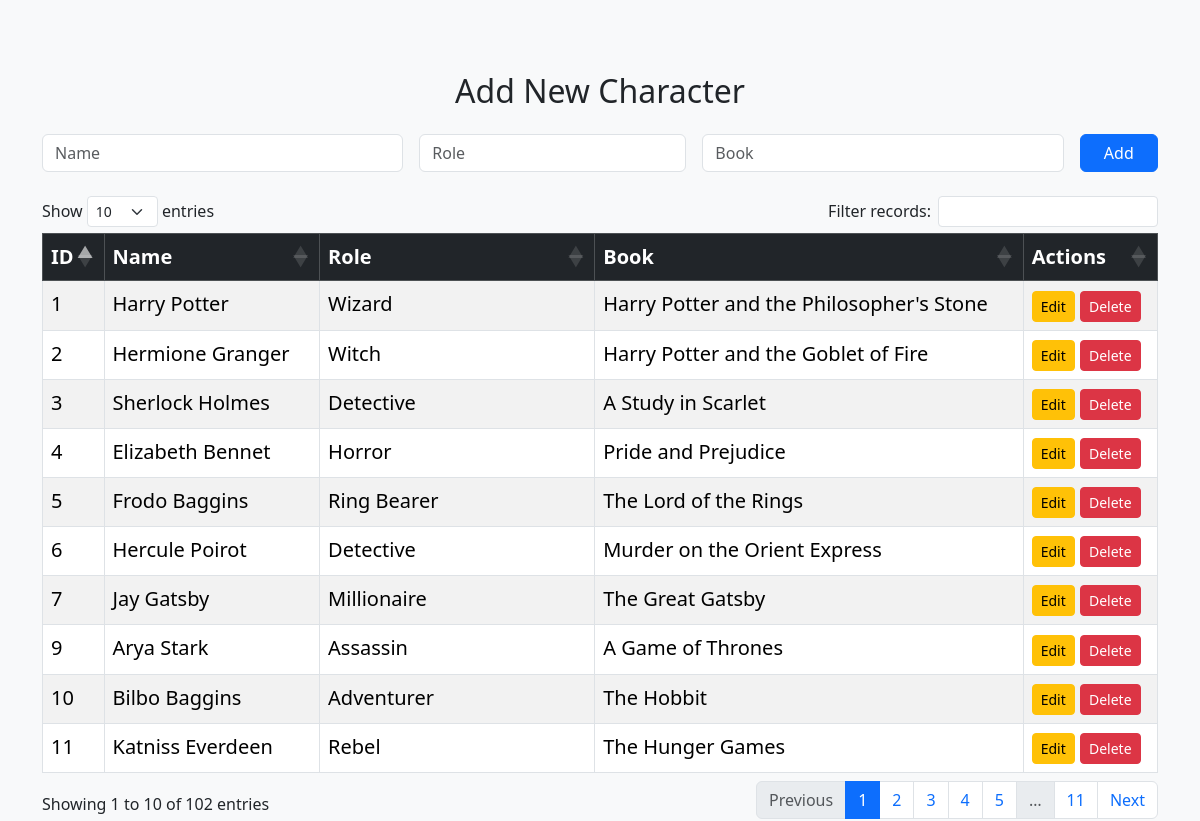
The page / on the database its author committed.
### tables this page shows
CREATE TABLE `book_characters` (
  `id` int(11) NOT NULL,
  `name` varchar(100) DEFAULT NULL,
  `role` varchar(100) DEFAULT NULL,
  `book` varchar(255) DEFAULT NULL
);

### index.php (the view, shortened to what this page needs)
<?php
$conn = new mysqli("localhost", "root", "", "character_db");
$editMode = false;
$result = $conn->query("SELECT * FROM book_characters");
?>
<!DOCTYPE html>
<html lang = "en">
<head>
    <link href="https://cdn.jsdelivr.net/npm/bootstrap@5.3.3/dist/css/bootstrap.min.css" rel="stylesheet">
    <link rel="stylesheet" href="https://cdn.datatables.net/1.13.6/css/dataTables.bootstrap5.min.css">
</head>
<body class="bg-light">
<div class="container mt-5">
<h2 class="text-center mb-4"><?= $editMode ? "Edit Character" : "Add New Character" ?></h2>
<form method = "POST" class="mb-4">
<div class="row g-3">
<div class="col-md-4">
<input type="text" name="name" class="form-control" placeholder="Name" required value="<?= $editMode ? $editData['name'] : '' ?>">
</div>
<div class="col-md-3">
<input type="text" name="role" class="form-control" placeholder="Role" required value="<?= $editMode ?  $editData['role'] : '' ?>">
</div>
<div class="col-md-4">
<input type="text" name="book" class="form-control" placeholder="Book" required value="<?= $editMode ?  $editData['book'] : '' ?>">
</div>
<div class="col-md-1 d-grid">
<button type="submit" name="<?= $editMode ? 'update' : 'add' ?>" class="btn btn-<?= $editMode ? 'warning' : 'primary' ?>">
<?= $editMode ? 'Update' : 'Add' ?>
</button>
</div>
</div>
</form>
<div class="table-responsive">
<table id="characterTable" class="table table-striped table-bordered fs-5">
<thead class="table-dark">
<tr>
<th>ID</th>
<th>Name</th>
<th>Role</th>
<th>Book</th>
<th>Actions</th>
</tr>
</thead>
<tbody>
<?php while($row= $result->fetch_assoc()): ?>
<tr>
<td><?= htmlspecialchars($row['id']) ?></td>
<td><?= htmlspecialchars($row['name']) ?></td>
<td><?= htmlspecialchars($row['role']) ?></td>
<td><?= htmlspecialchars($row['book']) ?></td>
<td>
<a href ="index.php?edit=<?= $row['id'] ?>" class="btn btn-sm btn-warning">Edit</a>
<a href ="index.php?delete=<?= $row['id'] ?>" class="btn btn-sm btn-danger" onclick="return confirm('Delete this character?')">Delete</a>
</td>
</tr>
<?php endwhile; ?>
</tbody>
</table>
</div>
</div>
</body>
</html>

### rows shown on the page
book_characters: id "1", name "Harry Potter", role "Wizard", book "Harry Potter and the Philosopher's Stone"
book_characters: id "2", name "Hermione Granger", role "Witch", book "Harry Potter and the Goblet of Fire"
book_characters: id "3", name "Sherlock Holmes", role "Detective", book "A Study in Scarlet"
book_characters: id "4", name "Elizabeth Bennet", role "Horror", book "Pride and Prejudice"
book_characters: id "5", name "Frodo Baggins", role "Ring Bearer", book "The Lord of the Rings"
book_characters: id "6", name "Hercule Poirot", role "Detective", book "Murder on the Orient Express"
book_characters: id "7", name "Jay Gatsby", role "Millionaire", book "The Great Gatsby"
book_characters: id "9", name "Arya Stark", role "Assassin", book "A Game of Thrones"
book_characters: id "10", name "Bilbo Baggins", role "Adventurer", book "The Hobbit"
book_characters: id "11", name "Katniss Everdeen", role "Rebel", book "The Hunger Games"
